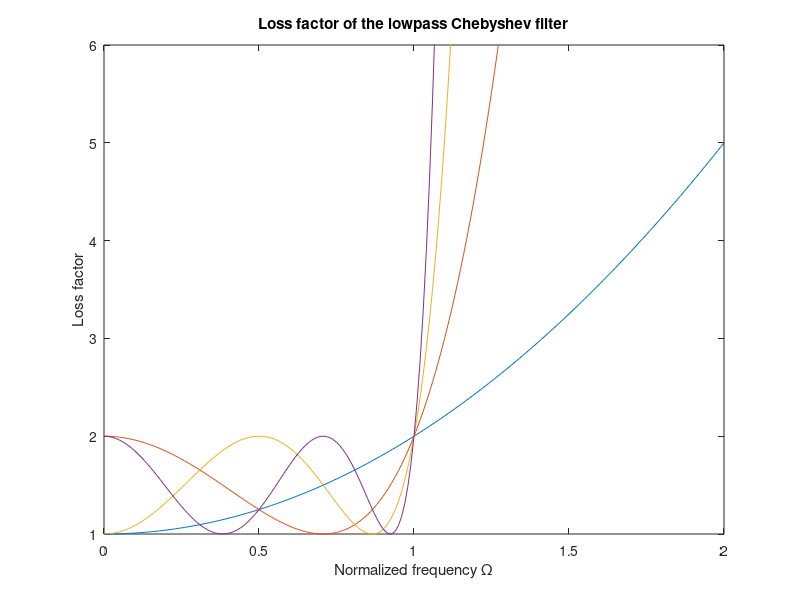

Source code (MATLAB): (Note: this script raises an error after producing the figure.)
%
%   This routine generates graphs of the loss factor and
%   insertion loss of the lowpass Chebyshev filters
%   of order 1 through 4.
% 
%   Copyright (c) 1999 by P.Bretchko and R.Ludwig
%   "RF Circuit Design: Theory and Practice"
%

close all; % close all opened graphs
clear all; % clear all variables

w=0:0.01:2;

% define Chebyshev polynomials
T1=w;
T2=-1+2*w.^2;
T3=-3*w+4*w.^3;
T4=1-8*w.^2+8*w.^4;

% compute corresponding loss factors
LF1=1+T1.^2;
LF2=1+T2.^2;
LF3=1+T3.^2;
LF4=1+T4.^2;

figure;    % open new graph
plot(w,LF1,w,LF2,w,LF3,w,LF4);
axis([0 2 1 6]);
title('Loss factor of the lowpass Chebyshev filter');
xlabel('Normalized frequency \Omega');
ylabel('Loss factor');
legend('N=1','N=2','N=3','N=4',2);
%print -deps 'fig5_20a.eps'

figure;    % open new graph
plot(w,10*log10(LF1),w,10*log10(LF2),w,10*log10(LF3),w,10*log10(LF4));
hold on;
plot([0 1],[3 3],'b:',[1 1],[0 3],'b:');
axis([0 2 0 30]);
title('Insertion loss of lowpass Chebyshev filter');
xlabel('Normalized frequency \Omega');
ylabel('Insertion loss, dB');
legend('N=1','N=2','N=3','N=4',2);
text(0.2,4,'{\bf3dB ripples}');
%print -deps 'fig5_20b.eps'
